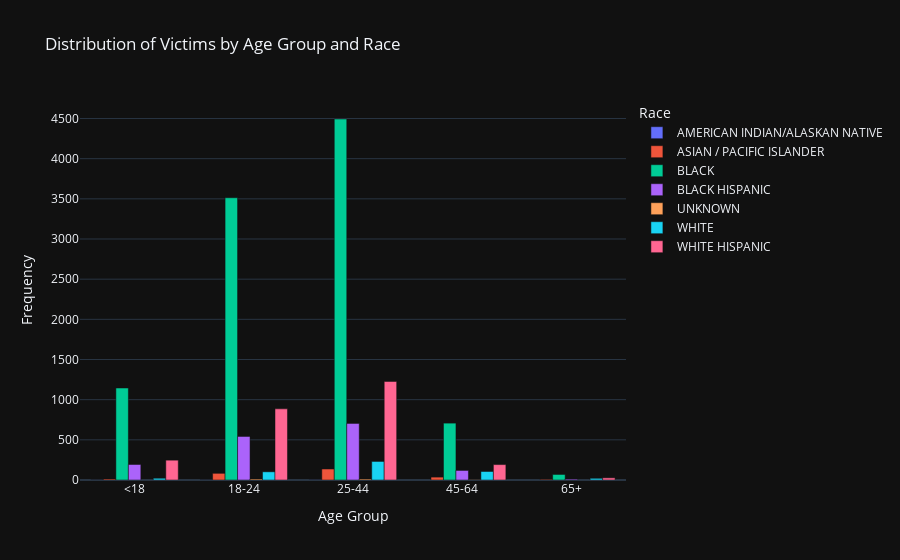

Source (notebook cell):
### Markdown cell above
### Distribution of Victims by Age and Race

### Code cell
age_mapping = ['<18', '18-24', '25-44', '45-64', '65+']
vic_sus_filtered = nyc_dataset[nyc_dataset['VIC_AGE_GROUP'].isin(age_mapping) & nyc_dataset['PERP_AGE_GROUP'].isin(age_mapping)]

victim_race_counts = vic_sus_filtered.groupby(['VIC_RACE', 'VIC_AGE_GROUP']).size().reset_index(name='Count')



fig1 = px.bar(
    victim_race_counts,
    x='VIC_AGE_GROUP',
    y='Count',
    color='VIC_RACE',
    title='Distribution of Victims by Age Group and Race',
    labels={'Count': 'Frequency', 'VIC_AGE_GROUP': 'Age Group', 'VIC_RACE': 'Race'},
    template='plotly_dark',
    barmode='group',  
    category_orders={'VIC_AGE_GROUP': ['<18', '18-24', '25-44', '45-64', '65+']}  
)

fig1.show()

### Figure 1 — Plotly figure (JSON) as saved in the notebook; plotly's stock layout.template omitted (floating-point values rounded to 4 significant figures)
{"data": [{"alignmentgroup": "True", "hovertemplate": "Race=AMERICAN INDIAN/ALASKAN NATIVE<br>Age Group=%{x}<br>Frequency=%{y}<extra></extra>", "legendgroup": "AMERICAN INDIAN/ALASKAN NATIVE", "marker": {"color": "#636efa", "pattern": {"shape": ""}}, "name": "AMERICAN INDIAN/ALASKAN NATIVE", "offsetgroup": "AMERICAN INDIAN/ALASKAN NATIVE", "orientation": "v", "showlegend": true, "textposition": "auto", "type": "bar", "x": ["18-24", "25-44", "<18"], "xaxis": "x", "y": [1, 2, 1], "yaxis": "y"}, {"alignmentgroup": "True", "hovertemplate": "Race=ASIAN / PACIFIC ISLANDER<br>Age Group=%{x}<br>Frequency=%{y}<extra></extra>", "legendgroup": "ASIAN / PACIFIC ISLANDER", "marker": {"color": "#EF553B", "pattern": {"shape": ""}}, "name": "ASIAN / PACIFIC ISLANDER", "offsetgroup": "ASIAN / PACIFIC ISLANDER", "orientation": "v", "showlegend": true, "textposition": "auto", "type": "bar", "x": ["18-24", "25-44", "45-64", "65+", "<18"], "xaxis": "x", "y": [83, 137, 36, 8, 12], "yaxis": "y"}, {"alignmentgroup": "True", "hovertemplate": "Race=BLACK<br>Age Group=%{x}<br>Frequency=%{y}<extra></extra>", "legendgroup": "BLACK", "marker": {"color": "#00cc96", "pattern": {"shape": ""}}, "name": "BLACK", "offsetgroup": "BLACK", "orientation": "v", "showlegend": true, "textposition": "auto", "type": "bar", "x": ["18-24", "25-44", "45-64", "65+", "<18"], "xaxis": "x", "y": [3514, 4494, 708, 69, 1145], "yaxis": "y"}, {"alignmentgroup": "True", "hovertemplate": "Race=BLACK HISPANIC<br>Age Group=%{x}<br>Frequency=%{y}<extra></extra>", "legendgroup": "BLACK HISPANIC", "marker": {"color": "#ab63fa", "pattern": {"shape": ""}}, "name": "BLACK HISPANIC", "offsetgroup": "BLACK HISPANIC", "orientation": "v", "showlegend": true, "textposition": "auto", "type": "bar", "x": ["18-24", "25-44", "45-64", "65+", "<18"], "xaxis": "x", "y": [542, 704, 119, 11, 193], "yaxis": "y"}, {"alignmentgroup": "True", "hovertemplate": "Race=UNKNOWN<br>Age Group=%{x}<br>Frequency=%{y}<extra></extra>", "legendgroup": "UNKNOWN", "marker": {"color": "#FFA15A", "pattern": {"shape": ""}}, "name": "UNKNOWN", "offsetgroup": "UNKNOWN", "orientation": "v", "showlegend": true, "textposition": "auto", "type": "bar", "x": ["18-24", "25-44", "45-64"], "xaxis": "x", "y": [12, 12, 3], "yaxis": "y"}, {"alignmentgroup": "True", "hovertemplate": "Race=WHITE<br>Age Group=%{x}<br>Frequency=%{y}<extra></extra>", "legendgroup": "WHITE", "marker": {"color": "#19d3f3", "pattern": {"shape": ""}}, "name": "WHITE", "offsetgroup": "WHITE", "orientation": "v", "showlegend": true, "textposition": "auto", "type": "bar", "x": ["18-24", "25-44", "45-64", "65+", "<18"], "xaxis": "x", "y": [102, 231, 106, 21, 22], "yaxis": "y"}, {"alignmentgroup": "True", "hovertemplate": "Race=WHITE HISPANIC<br>Age Group=%{x}<br>Frequency=%{y}<extra></extra>", "legendgroup": "WHITE HISPANIC", "marker": {"color": "#FF6692", "pattern": {"shape": ""}}, "name": "WHITE HISPANIC", "offsetgroup": "WHITE HISPANIC", "orientation": "v", "showlegend": true, "textposition": "auto", "type": "bar", "x": ["18-24", "25-44", "45-64", "65+", "<18"], "xaxis": "x", "y": [886, 1227, 192, 27, 247], "yaxis": "y"}], "layout": {"barmode": "group", "legend": {"title": {"text": "Race"}, "tracegroupgap": 0}, "title": {"text": "Distribution of Victims by Age Group and Race"}, "xaxis": {"anchor": "y", "categoryarray": ["<18", "18-24", "25-44", "45-64", "65+"], "categoryorder": "array", "domain": [0, 1], "title": {"text": "Age Group"}}, "yaxis": {"anchor": "x", "domain": [0, 1], "title": {"text": "Frequency"}}}}
